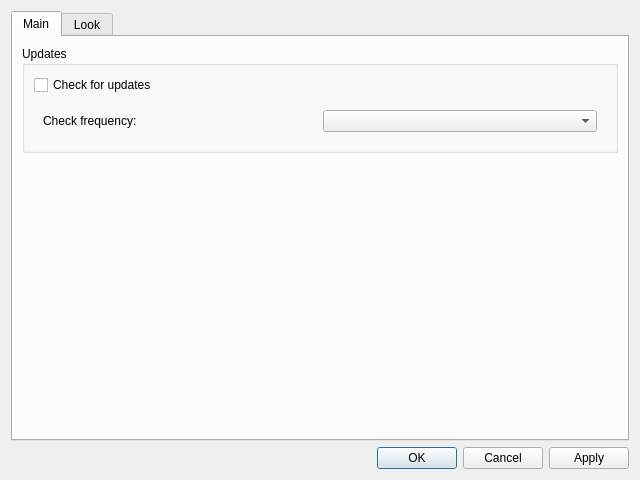
<?xml version="1.0" encoding="UTF-8"?>
<ui version="4.0">
 <class>ConfigurationDialog</class>
 <widget class="QDialog" name="ConfigurationDialog">
  <property name="geometry">
   <rect>
    <x>0</x>
    <y>0</y>
    <width>640</width>
    <height>480</height>
   </rect>
  </property>
  <property name="windowTitle">
   <string>Configuration</string>
  </property>
  <property name="modal">
   <bool>true</bool>
  </property>
  <layout class="QVBoxLayout" name="verticalLayout">
   <item>
    <widget class="QTabWidget" name="tabWidget">
     <property name="currentIndex">
      <number>0</number>
     </property>
     <widget class="QWidget" name="mainConfigWidget">
      <attribute name="title">
       <string>Main</string>
      </attribute>
      <layout class="QVBoxLayout" name="verticalLayout_4">
       <item>
        <widget class="QGroupBox" name="groupBox_2">
         <property name="title">
          <string>Updates</string>
         </property>
         <layout class="QVBoxLayout" name="verticalLayout_3">
          <item>
           <widget class="QCheckBox" name="m_u_updatesCheckBox">
            <property name="text">
             <string>Check for updates</string>
            </property>
           </widget>
          </item>
          <item>
           <widget class="QWidget" name="widget_4" native="true">
            <layout class="QHBoxLayout" name="horizontalLayout_4">
             <item>
              <widget class="QLabel" name="label_4">
               <property name="text">
                <string>Check frequency:</string>
               </property>
              </widget>
             </item>
             <item>
              <widget class="QComboBox" name="m_u_freqComboBox"/>
             </item>
            </layout>
           </widget>
          </item>
         </layout>
        </widget>
       </item>
       <item>
        <spacer name="verticalSpacer">
         <property name="orientation">
          <enum>Qt::Vertical</enum>
         </property>
         <property name="sizeHint" stdset="0">
          <size>
           <width>20</width>
           <height>40</height>
          </size>
         </property>
        </spacer>
       </item>
      </layout>
     </widget>
     <widget class="QWidget" name="viewConfigWidget">
      <attribute name="title">
       <string>Look</string>
      </attribute>
      <layout class="QVBoxLayout" name="verticalLayout_5">
       <item>
        <widget class="QGroupBox" name="groupBox">
         <property name="title">
          <string>Images List</string>
         </property>
         <layout class="QVBoxLayout" name="verticalLayout_2">
          <item>
           <widget class="QWidget" name="widget" native="true">
            <layout class="QHBoxLayout" name="horizontalLayout_2">
             <item>
              <widget class="QLabel" name="label">
               <property name="text">
                <string>Expanded node color #1:</string>
               </property>
              </widget>
             </item>
             <item>
              <widget class="QPushButton" name="l_im_color1Button">
               <property name="text">
                <string/>
               </property>
              </widget>
             </item>
            </layout>
           </widget>
          </item>
          <item>
           <widget class="QWidget" name="widget_2" native="true">
            <layout class="QHBoxLayout" name="horizontalLayout">
             <item>
              <widget class="QLabel" name="label_2">
               <property name="text">
                <string>Expanded node color #2:</string>
               </property>
              </widget>
             </item>
             <item>
              <widget class="QPushButton" name="l_im_color2Button">
               <property name="text">
                <string/>
               </property>
              </widget>
             </item>
            </layout>
           </widget>
          </item>
          <item>
           <widget class="QWidget" name="widget_3" native="true">
            <layout class="QHBoxLayout" name="horizontalLayout_3">
             <item>
              <widget class="QLabel" name="label_3">
               <property name="text">
                <string>Images spacing:</string>
               </property>
              </widget>
             </item>
             <item>
              <widget class="QSpinBox" name="l_im_spacingSpinBox"/>
             </item>
            </layout>
           </widget>
          </item>
         </layout>
        </widget>
       </item>
       <item>
        <spacer name="verticalSpacer_2">
         <property name="orientation">
          <enum>Qt::Vertical</enum>
         </property>
         <property name="sizeHint" stdset="0">
          <size>
           <width>20</width>
           <height>199</height>
          </size>
         </property>
        </spacer>
       </item>
      </layout>
     </widget>
    </widget>
   </item>
   <item>
    <widget class="QDialogButtonBox" name="buttonBox">
     <property name="standardButtons">
      <set>QDialogButtonBox::Apply|QDialogButtonBox::Cancel|QDialogButtonBox::Ok</set>
     </property>
    </widget>
   </item>
  </layout>
 </widget>
 <resources/>
 <connections/>
</ui>
